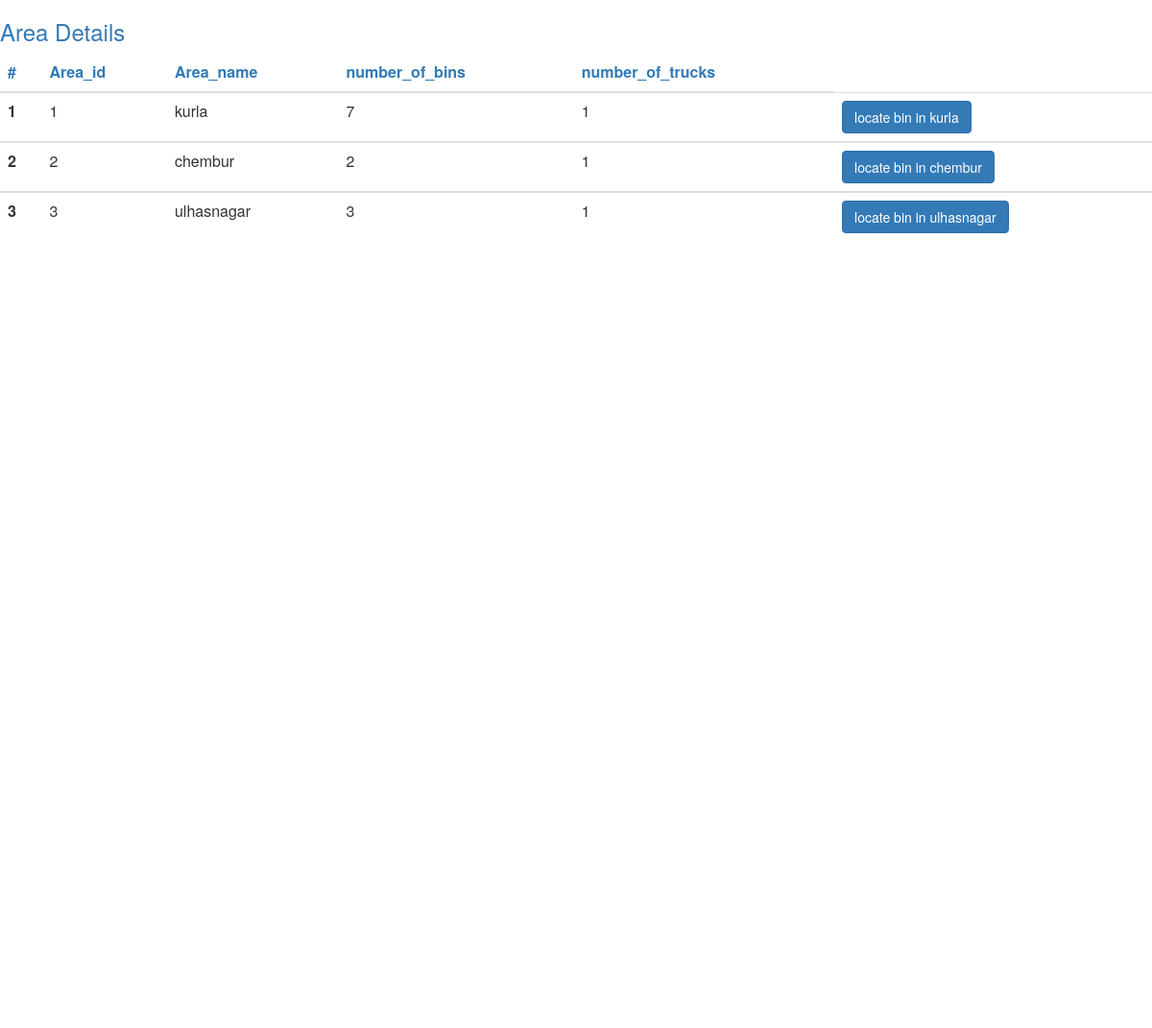
The app's page /SWM_web/Area.php with its own data.
### tables this page shows
CREATE TABLE `area` (
  `a_id` int(10) NOT NULL,
  `a_name` varchar(100) NOT NULL
);

### SWM_web/Area.php (the view, shortened to what this page needs)
<html lang="en">
<head>
  <link rel="stylesheet" href="https://maxcdn.bootstrapcdn.com/bootstrap/3.3.7/css/bootstrap.min.css">
</head>
<body>
  <h3 class="text-primary">Area Details</h3>
<div class=" col-lg-12 content-wrapper">
      <div class="row" id="show">
                    <table class="table table-hover">
                       <thead>
                          <tr class="text-primary">
                             <th>#</th>
                             <th>Area_id</th>
                             <th>Area_name</th>
                             <th>number_of_bins</th>
                             <th>number_of_trucks</th>
                          </tr>
                       </thead>
<?php
include('config.php');
$sql = "Select A.a_id,A.a_name,IFNULL(C.abc,0) as abc ,IFNULL(T.atc,0) as atc FROM area as A LEFT JOIN (SELECT a_id,COUNT(bins_id) as abc from bins group by (a_id)) as C ON A.a_id = C.a_id LEFT JOIN (SELECT a_id, COUNT(t_id) as atc from trucks GROUP BY(a_id)) AS T ON A.a_id = T.a_id";
$count=1;
$result = mysqli_query($db , $sql);
if (mysqli_num_rows($result) > 0) {
while($row = mysqli_fetch_assoc($result)) { ?>
                        <tbody>
                           <tr>
                              <th scope="row">
                              <?php echo $count; ?>
                              </th>
                              <td>
                              <?php echo $row['a_id']; ?>
                              </td>
                              <td>
                              <?php echo $row['a_name']; ?>
                              </td>
                              <td>
                              <?php echo $row['abc']; ?>
                              </td>
                              <td>
                              <?php echo $row['atc']; ?>
                              </td>
                              <td>
                                  <button type="button" class="btn btn-primary" onclick="area(<?php echo $row['a_id']; ?>)">locate bin in <?php echo $row['a_name']; ?></button>
                               </td>
                           </tr>
                        </tbody>
<?php
$count++;
}
} else {
echo "0 results";
}
?>
 </table>
</div>
        <div id="map" class="container" style="width: 1000px; height: 800px">
        </div>
</div>
</body>
</html>

### records on screen
area: a_id "1", a_name "kurla", abc "7", atc "1"
area: a_id "2", a_name "chembur", abc "2", atc "1"
area: a_id "3", a_name "ulhasnagar", abc "3", atc "1"
